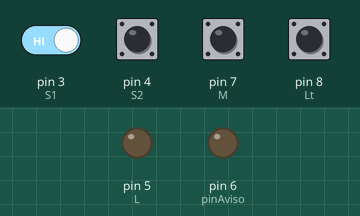
This sketch was run on a simulated Arduino Uno, built with avr-gcc and run on an emulated ATmega328P. On the bench: output pins drawn as LEDs (lit = HIGH). The test bench sets the inputs (shaded band); at power-on: pin 3 (S1), pin 4 (S2), pin 7 (M), pin 8 (Lt) HIGH.

Above: at 1.2 s.
1.3 s: pin 8 (Lt) pulled LOW for 0.15 s
At 1.37 s:
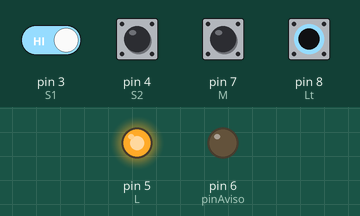
2.9 s: pin 3 (S1) driven LOW and pin 8 (Lt) driven LOW
At 3.9 s:
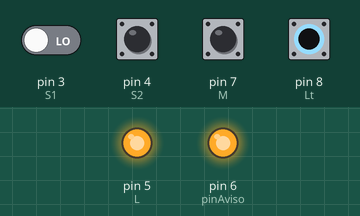
4.4 s: pin 3 (S1) driven HIGH
At 5.1 s:
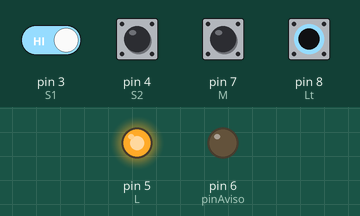
5.9 s: pin 3 (S1) driven LOW
At 6.2 s:
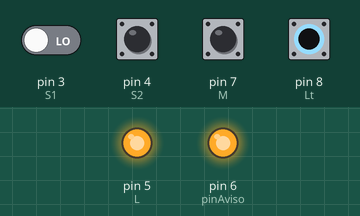
Timing chart, 0 to 8.4 s (numbered marks = the images above; inputs shaded):
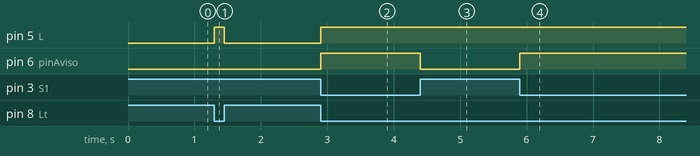

The sketch:

TP1_ex1_comentado.ino
```cpp
//ISEL- LEIM - Group 06 - Computação Física - TP1 - Ex 1

//Coding UTF-08

//define´s

#define L 5         // pin do led - serve para demonstrar se as luzes estão ligados ou não
#define S1 3        // interruptor 1 - simula a porta direita do carro
#define S2 4        // interruptor 2 - simula a porta esqueda do carro
#define pinAviso 6  // pin do piezo - componente que demonstra a partir de um som o estado do aviso
#define M 7         // motor - simula o motor do carro
#define Lt 8        // luzes - simula as luzes do carro

//variaveis globais

bool Luz;
bool SPD;
bool SPE;
bool Aviso;
bool Motor;


void setup() {
  pinMode(L, OUTPUT);
  pinMode(S1,INPUT_PULLUP);
  pinMode(S2, INPUT_PULLUP);
  pinMode(M, INPUT_PULLUP);  //apenas um jumper do pin digital 7 ao GND tendo a resistência integrada do arduino que impede um curto circuito
  pinMode(Lt, INPUT_PULLUP); //apenas um jumper do pin digital 8 ao GND tendo a resistência integrada do arduino que impede um curto circuito
  pinMode(pinAviso, OUTPUT);
}

void loop() {
  LerEntradas();
  CircuitoCombinatorio();
  EscreverSaidas();
}


// método do tipo void que vai ler todos os pins, utilizando o comando digitalRead(), que no setup são definidos como INPUT_PULLUP

void LerEntradas()
{
  SPD = !digitalRead(S1); // SPD dá true/HIGH/1 quando a porta direita está aberta (S1 pressionado) e dá false/LOW/0 quando a porta está fechada
  SPE = !digitalRead(S2); // SPE dá true/HIGH/1 quando a porta esquerda está aberta (S2 pressionado) e dá false/LOW/0 quando ela está fechada
  Motor = !digitalRead(M); // Motor dá true/HIGH/1 quando o motor está ligado (jumper ligado á breadboard) e dá false/LOW/0 quando o motor está desligado (jumper não está ligado á breadboard)
  Luz= !digitalRead(Lt); // Luz dá true/HIGH/1 quando as luzes estão ligadas (jumper ligado á breadboard) e dá false/LOW/0 quando as luzes estão desligadas (jumper não está ligado á breadboard)
}


// método do tipo void que utiliza os valores obtidos no método LerEntradas() e atualiza uma variável booleana apartir de uma expressão lógica

void CircuitoCombinatorio()
{
  Aviso = (Luz && (SPD||SPE) && !Motor);
  // expressão lógica simplificada, obtida através da tabela de verdade e mapa de Karnaugh (ver 1.2, 1.3 e 1.4 do relatório)
}


// método do tipo void que atualiza o estado da LED e Piezo consoante o valor lógico das variáveis booleanas (Luz e Aviso)

void EscreverSaidas()
{
  digitalWrite(L, Luz);
  digitalWrite(pinAviso, Aviso);
}
```

Measured:
- after the input at 1.3 s, pin 5 (L): LOW → HIGH at once, → LOW 0.15 s later
- after the input at 2.9 s, pin 5 (L), pin 6 (pinAviso): LOW → HIGH at once
- after the input at 4.4 s, pin 6 (pinAviso): HIGH → LOW at once
- after the input at 5.9 s, pin 6 (pinAviso): LOW → HIGH at once
